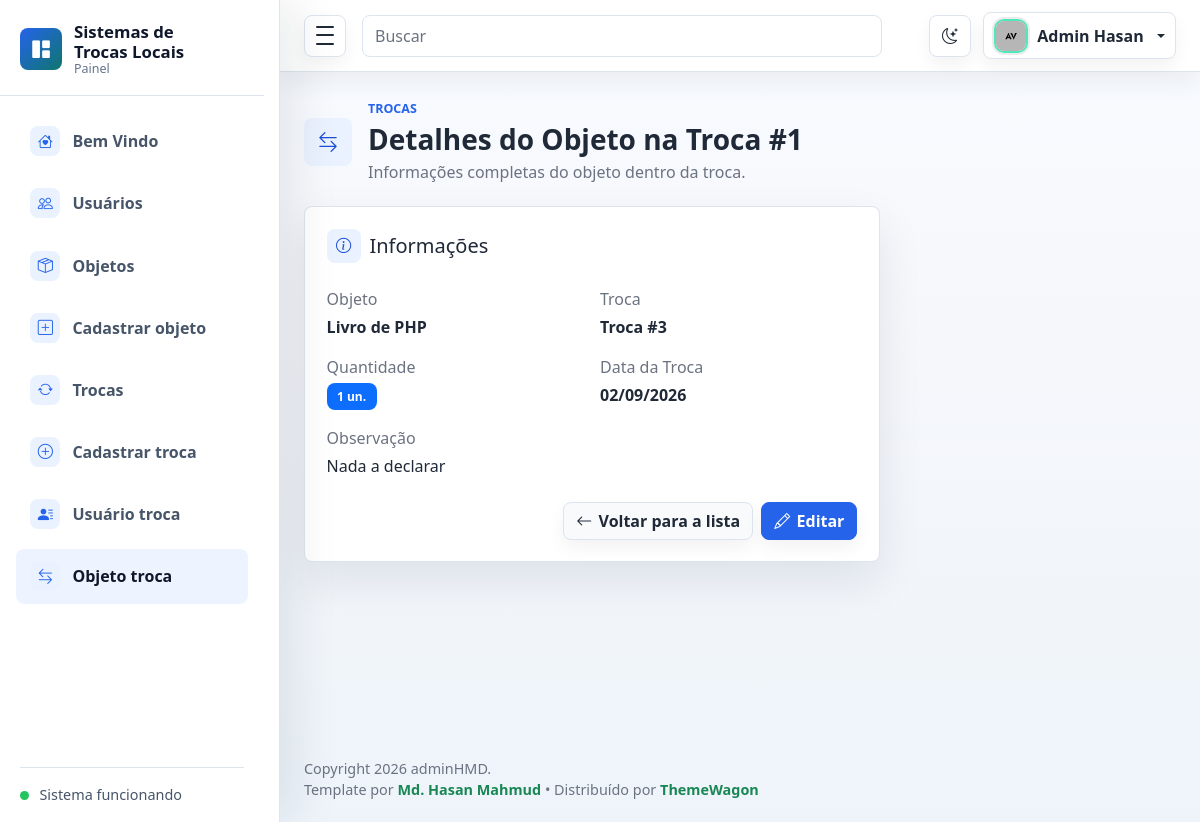
The app's page /objeto-troca/detalhar/1/ (signed in) with its own data.
### ObjetoTroca/models.py (models this page shows, shortened)
class ObjetoTroca(models.Model):
    objeto = models.ForeignKey('objetos.Objeto', on_delete=models.CASCADE)
    troca = models.ForeignKey('trocas.Troca', on_delete=models.CASCADE)
    quant = models.IntegerField()
    data_troca = models.CharField(max_length=20)
    obsevação = models.TextField(null=True, blank=True)
    class Meta:
        verbose_name = "Objeto da Troca"
        verbose_name_plural = "Objetos das Trocas"

### objetos/models.py (models this page shows, shortened)
class Objeto(models.Model):
    usuario = models.ForeignKey(
        'usuario.Usuario',
        on_delete=models.CASCADE,
        related_name='objetos'
    )
    nome = models.CharField(max_length=100)
    descricao = models.TextField()
    valor_avaliacao = models.IntegerField()
    status = models.CharField(max_length=20)
    imagem = models.ImageField(
        upload_to='objetos/',
        blank=True,
        null=True
    )

### trocas/models.py (models this page shows, shortened)
class Troca(models.Model):
    status = models.CharField(max_length=20)
    ofertantes = models.CharField(max_length=100)
    data_inicial = models.DateField()
    data_resposta = models.DateField(null=True, blank=True)
    interessado = models.CharField(max_length=100)
    usuarios = models.ManyToManyField(
        'usuario.Usuario',
        through='UsuarioTroca.UsuarioTroca',
        related_name='trocas'
    )
    objetos = models.ManyToManyField(
        'objetos.Objeto',
        through='ObjetoTroca.ObjetoTroca',
        related_name='trocas'
    )

### ObjetoTroca/views.py (the view)
# urls.py: path('detalhar/<int:pk>/', views.detalhar_objeto_troca, name='detalhar'),
@login_required
@permission_required(f'{APP}.view_objetotroca', raise_exception=True)
def detalhar_objeto_troca(request, pk):
    item = get_object_or_404(ObjetoTroca, pk=pk)
    pode_editar = (
        request.user.has_perm(f'{APP}.change_objetotroca')
        and usuario_pode_alterar(request, item)
    )
    pode_deletar = (
        request.user.has_perm(f'{APP}.delete_objetotroca')
        and usuario_pode_alterar(request, item)
    )
    return render(
        request,
        'ObjetoTroca/detalhar.html',
        {
            'item': item,
            'pode_editar': pode_editar,
            'pode_deletar': pode_deletar
        }
    )

### ObjetoTroca/views.py (called while the page is built)
def usuario_pode_alterar(request, item):
    return (
        request.user.is_superuser
        or item.objeto.usuario_id == request.user.pk
        or UsuarioTroca.objects.filter(
            usuario_id=request.user.pk,
            troca_id=item.troca_id
        ).exists()
    )

### ObjetoTroca/templates/ObjetoTroca/detalhar.html (shortened to what this page needs)
{% extends 'base.html' %}
{% block nav_objeto_troca %}active{% endblock %}
{% block page_heading %}
<div class="page-heading">
  <div class="page-heading-copy">
    <span class="page-icon"><i class="bi bi-arrow-left-right" aria-hidden="true"></i></span>
    <div>
      <p class="eyebrow mb-1">Trocas</p>
      <h1 class="h3 mb-1">Detalhes do Objeto na Troca #{{ item.id }}</h1>
      <p class="text-muted mb-0">Informações completas do objeto dentro da troca.</p>
    </div>
  </div>
</div>
{% endblock %}
{% block content %}
<section class="row g-3">
  <div class="col-12 col-xl-8">
    <div class="panel">
      <div class="panel-header">
        <div>
          <h2 class="h5 mb-1 section-title">
            <i class="bi bi-info-circle" aria-hidden="true"></i>
            <span>Informações</span>
          </h2>
        </div>
      </div>
      <div class="row g-3">
        <div class="col-md-6">
          <p class="text-muted mb-1">Objeto</p>
          <p class="fw-semibold mb-0">{{ item.objeto.nome }}</p>
        </div>
        <div class="col-md-6">
          <p class="text-muted mb-1">Troca</p>
          <p class="fw-semibold mb-0">Troca #{{ item.troca.pk }}</p>
        </div>
        <div class="col-md-6">
          <p class="text-muted mb-1">Quantidade</p>
          <p class="mb-0">
            <span class="badge text-bg-primary">{{ item.quant }} un.</span>
          </p>
        </div>
        <div class="col-md-6">
          <p class="text-muted mb-1">Data da Troca</p>
          <p class="fw-semibold mb-0">{{ item.data_troca }}</p>
        </div>
        <div class="col-12">
          <p class="text-muted mb-1">Observação</p>
          <p class="mb-0">{{ item.obsevação|default:"-" }}</p>
        </div>
      </div>
      <div class="d-flex justify-content-end gap-2 mt-4">
        <a href="{% url 'objetotroca:listar' %}" class="btn btn-light">
          <i class="bi bi-arrow-left" aria-hidden="true"></i>
          Voltar para a lista
        </a>
        {% if pode_editar %}
        <a href="{% url 'objetotroca:editar' item.id %}" class="btn btn-primary">
          <i class="bi bi-pencil" aria-hidden="true"></i>
          Editar
        </a>
        {% endif %}
      </div>
    </div>
  </div>
</section>
{% endblock %}

### adminhmd-v1.0.0/assets/css/style.css (style rules this page uses)
:root { --sidebar-width: 280px; --sidebar-mini-width: 84px; --admin-bg: #f5f7fb; --admin-surface: #ffffff; --admin-surface-soft: #f8fafc; --admin-border: #dbe4ef; --admin-text: #1f2937; --admin-muted: #6b7280; --admin-primary: #2563eb; --admin-primary-dark: #1d4ed8; --admin-success: #0f766e; --admin-warning: #d97706; --admin-danger: #dc2626; --admin-sidebar: #111827; --admin-sidebar-soft: #1f2937; --admin-shadow-sm: 0 10px 24px rgba(15, 23, 42, 0.06); --admin-shadow: 0 18px 46px rgba(15, 23, 42, 0.09); --admin-shadow-lg: 0 26px 70px rgba(15, 23, 42, 0.12); --admin-ring: 0 0 0 4px rgba(37, 99, 235, 0.12); }
* { box-sizing: border-box; }
html { min-height: 100%; }
body { min-height: 100vh; margin: 0; background: linear-gradient(180deg, #f8fbff 0%, var(--admin-bg) 42%, #eef4fa 100%); color: var(--admin-text); font-family: "Segoe UI", Arial, sans-serif; }
a { text-decoration: none; }
.page-heading, .panel-header, .metric-top { display: flex; align-items: center; justify-content: space-between; gap: 1rem; }
.page-heading { margin-bottom: 1.35rem; }
.page-heading h1 { font-weight: 800; letter-spacing: 0; }
.eyebrow { color: var(--admin-primary); font-size: 0.78rem; font-weight: 800; text-transform: uppercase; }
.btn { border-radius: 8px; font-weight: 700; box-shadow: 0 8px 18px rgba(15, 23, 42, 0.05); transition: border-color 0.16s ease, background 0.16s ease, box-shadow 0.16s ease, transform 0.16s ease; }
.btn-primary { border-color: var(--admin-primary); background: var(--admin-primary); }
.metric-card, .panel { border: 1px solid var(--admin-border); border-radius: 8px; background: var(--admin-surface); box-shadow: var(--admin-shadow); }
.panel { padding: 1.35rem; transition: border-color 0.18s ease, box-shadow 0.18s ease; }
.panel-header { margin-bottom: 1.25rem; }
.badge { border-radius: 8px; padding: 0.45rem 0.65rem; }
.page-heading-copy { display: flex; align-items: center; justify-content: flex-start; gap: 1rem; min-width: 0; }
.page-icon, .section-title i { display: inline-grid; place-items: center; flex: 0 0 auto; border-radius: 8px; background: #eaf2ff; color: var(--admin-primary-dark); }
.page-icon { width: 48px; height: 48px; font-size: 1.25rem; }
.section-title { display: inline-flex; align-items: center; gap: 0.55rem; }
.section-title i { width: 34px; height: 34px; font-size: 0.95rem; }
.btn { display: inline-flex; align-items: center; justify-content: center; gap: 0.4rem; }
.btn-light { border-color: var(--admin-border); background: var(--admin-surface-soft); color: var(--admin-text); }
.text-muted { color: var(--admin-muted) !important; }
html[data-theme="light"] { color-scheme: light; }
body, .admin-navbar, .admin-sidebar, .admin-main, .metric-card, .panel, .auth-card, .error-card, .dropdown-menu, .modal-content, .form-control, .form-select { transition: background-color 0.18s ease, border-color 0.18s ease, color 0.18s ease, box-shadow 0.18s ease; }
html:not([data-theme="dark"]) { --admin-sidebar: #ffffff; --admin-sidebar-soft: #eef4ff; --admin-sidebar-border: #dbe4ef; --admin-sidebar-text: #475569; --admin-sidebar-text-strong: #0f172a; --admin-sidebar-muted: #64748b; --admin-sidebar-icon-bg: #eaf2ff; --admin-sidebar-icon: #2563eb; --admin-sidebar-shadow: 18px 0 42px rgba(15, 23, 42, 0.08); }

### records on screen
ObjetoTroca: id "1", objeto.nome "Livro de PHP", troca.pk "3", quant "1", data_troca "02/09/2026", obsevação "Nada a declarar"
